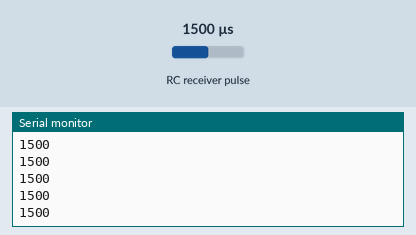
Recording of a sketch running on a simulated Raspberry Pi Pico W. Parts: the last lines printed to the serial monitor. Wiring (inferred from the names in the program): RC receiver channel: data GP2. Inputs (shaded band) come from the test bench; at power-on: RC receiver pulse 1500 µs.

Above: at 1.2 s.
1.3 s: RC receiver pulse (sensor on GP2) set to 1020 µs
At 2.2 s:
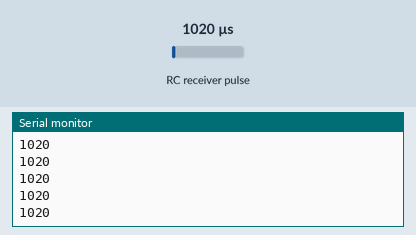
2.8 s: RC receiver pulse (sensor on GP2) set to 1250 µs
At 3.7 s:
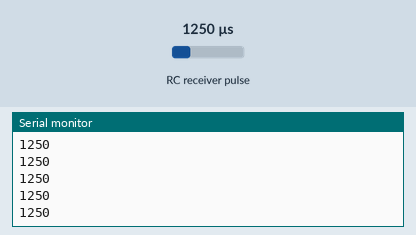
Timing chart, 0 to 5.8 s (numbered marks = the images above; inputs shaded):
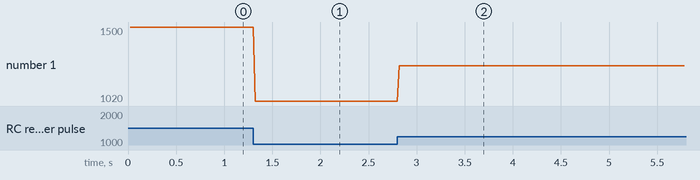

Measured:
- after the input at 1.3 s, the serial monitor: prints a new line at once (image 1)
- after the input at 2.8 s, the serial monitor: prints a new line at once (image 2)
- plotted number 1: 1500 → 1020 after the input at 1.3 s, 1020 → 1250 after the input at 2.8 s

The sketch:

lectorPWM.ino
```cpp
#define RCPin 2
int RCValue;

void setup() {
  // put your setup code here, to run once:
  Serial.begin(115200);
  pinMode(RCPin, INPUT);
}

void loop() {
  // put your main code here, to run repeatedly:
  RCValue = pulseIn(RCPin, HIGH);
  Serial.println(RCValue);
}
```
